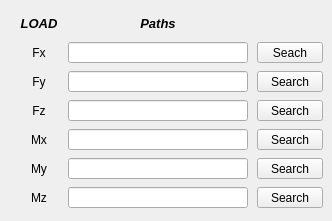
       <widget class="QWidget" name="tab_4">
        <attribute name="title">
         <string>Paths</string>
        </attribute>
        <widget class="QWidget" name="gridLayoutWidget_2">
         <property name="geometry">
          <rect>
           <x>14</x>
           <y>10</y>
           <width>309</width>
           <height>202</height>
          </rect>
         </property>
         <layout class="QGridLayout" name="gridLayout_2">
          <property name="leftMargin">
           <number>5</number>
          </property>
          <property name="topMargin">
           <number>3</number>
          </property>
          <property name="bottomMargin">
           <number>4</number>
          </property>
          <property name="horizontalSpacing">
           <number>9</number>
          </property>
          <property name="verticalSpacing">
           <number>8</number>
          </property>
          <item row="1" column="1">
           <widget class="QLineEdit" name="lineEdit_path_Fx">
            <property name="enabled">
             <bool>true</bool>
            </property>
            <property name="alignment">
             <set>Qt::AlignCenter</set>
            </property>
           </widget>
          </item>
          <item row="2" column="1">
           <widget class="QLineEdit" name="lineEdit_path_Fy">
            <property name="enabled">
             <bool>true</bool>
            </property>
            <property name="alignment">
             <set>Qt::AlignCenter</set>
            </property>
           </widget>
          </item>
          <item row="1" column="0">
           <widget class="QLabel" name="label_19">
            <property name="enabled">
             <bool>true</bool>
            </property>
            <property name="minimumSize">
             <size>
              <width>40</width>
              <height>0</height>
             </size>
            </property>
            <property name="maximumSize">
             <size>
              <width>40</width>
              <height>16777215</height>
             </size>
            </property>
            <property name="text">
             <string>Fx</string>
            </property>
            <property name="alignment">
             <set>Qt::AlignCenter</set>
            </property>
           </widget>
          </item>
          <item row="4" column="2">
           <widget class="QToolButton" name="toolButton_Mx">
            <property name="enabled">
             <bool>true</bool>
            </property>
            <property name="sizePolicy">
             <sizepolicy hsizetype="Expanding" vsizetype="Fixed">
              <horstretch>0</horstretch>
              <verstretch>0</verstretch>
             </sizepolicy>
            </property>
            <property name="text">
             <string>Search</string>
            </property>
            <property name="autoRaise">
             <bool>false</bool>
            </property>
            <property name="arrowType">
             <enum>Qt::NoArrow</enum>
            </property>
           </widget>
          </item>
          <item row="6" column="0">
           <widget class="QLabel" name="label_26">
            <property name="enabled">
             <bool>true</bool>
            </property>
            <property name="minimumSize">
             <size>
              <width>40</width>
              <height>0</height>
             </size>
            </property>
            <property name="maximumSize">
             <size>
              <width>40</width>
              <height>16777215</height>
             </size>
            </property>
            <property name="text">
             <string>Mz</string>
            </property>
            <property name="alignment">
             <set>Qt::AlignCenter</set>
            </property>
           </widget>
          </item>
          <item row="4" column="1">
           <widget class="QLineEdit" name="lineEdit_path_Mx">
            <property name="enabled">
             <bool>true</bool>
            </property>
            <property name="alignment">
             <set>Qt::AlignCenter</set>
            </property>
           </widget>
          </item>
          <item row="6" column="2">
           <widget class="QToolButton" name="toolButton_Mz">
            <property name="enabled">
             <bool>true</bool>
            </property>
            <property name="sizePolicy">
             <sizepolicy hsizetype="Expanding" vsizetype="Fixed">
              <horstretch>0</horstretch>
              <verstretch>0</verstretch>
             </sizepolicy>
            </property>
            <property name="text">
             <string>Search</string>
            </property>
            <property name="autoRaise">
             <bool>false</bool>
            </property>
            <property name="arrowType">
             <enum>Qt::NoArrow</enum>
            </property>
           </widget>
          </item>
          <item row="3" column="1">
           <widget class="QLineEdit" name="lineEdit_path_Fz">
            <property name="enabled">
             <bool>true</bool>
            </property>
            <property name="alignment">
             <set>Qt::AlignCenter</set>
            </property>
           </widget>
          </item>
          <item row="4" column="0">
           <widget class="QLabel" name="label_24">
            <property name="enabled">
             <bool>true</bool>
            </property>
            <property name="minimumSize">
             <size>
              <width>40</width>
              <height>0</height>
             </size>
            </property>
            <property name="maximumSize">
             <size>
              <width>40</width>
              <height>16777215</height>
             </size>
            </property>
            <property name="text">
             <string>Mx</string>
            </property>
            <property name="alignment">
             <set>Qt::AlignCenter</set>
            </property>
           </widget>
          </item>
          <item row="3" column="0">
           <widget class="QLabel" name="label_23">
            <property name="enabled">
             <bool>true</bool>
            </property>
            <property name="minimumSize">
             <size>
              <width>40</width>
              <height>0</height>
             </size>
            </property>
            <property name="maximumSize">
             <size>
              <width>40</width>
              <height>16777215</height>
             </size>
            </property>
            <property name="text">
             <string>Fz</string>
            </property>
            <property name="alignment">
             <set>Qt::AlignCenter</set>
            </property>
           </widget>
          </item>
          <item row="3" column="2">
           <widget class="QToolButton" name="toolButton_Fz">
            <property name="enabled">
             <bool>true</bool>
            </property>
            <property name="sizePolicy">
             <sizepolicy hsizetype="Expanding" vsizetype="Fixed">
              <horstretch>0</horstretch>
              <verstretch>0</verstretch>
             </sizepolicy>
            </property>
            <property name="text">
             <string>Search</string>
            </property>
            <property name="autoRaise">
             <bool>false</bool>
            </property>
            <property name="arrowType">
             <enum>Qt::NoArrow</enum>
            </property>
           </widget>
          </item>
          <item row="5" column="0">
           <widget class="QLabel" name="label_25">
            <property name="enabled">
             <bool>true</bool>
            </property>
            <property name="minimumSize">
             <size>
              <width>40</width>
              <height>0</height>
             </size>
            </property>
            <property name="maximumSize">
             <size>
              <width>40</width>
              <height>16777215</height>
             </size>
            </property>
            <property name="text">
             <string>My</string>
            </property>
            <property name="alignment">
             <set>Qt::AlignCenter</set>
            </property>
           </widget>
          </item>
          <item row="2" column="2">
           <widget class="QToolButton" name="toolButton_Fy">
            <property name="enabled">
             <bool>true</bool>
            </property>
            <property name="sizePolicy">
             <sizepolicy hsizetype="Expanding" vsizetype="Fixed">
              <horstretch>0</horstretch>
              <verstretch>0</verstretch>
             </sizepolicy>
            </property>
            <property name="text">
             <string>Search</string>
            </property>
            <property name="autoRaise">
             <bool>false</bool>
            </property>
            <property name="arrowType">
             <enum>Qt::NoArrow</enum>
            </property>
           </widget>
          </item>
          <item row="2" column="0">
           <widget class="QLabel" name="label_22">
            <property name="enabled">
             <bool>true</bool>
            </property>
            <property name="minimumSize">
             <size>
              <width>40</width>
              <height>0</height>
             </size>
            </property>
            <property name="maximumSize">
             <size>
              <width>40</width>
              <height>16777215</height>
             </size>
            </property>
            <property name="text">
             <string>Fy</string>
            </property>
            <property name="alignment">
             <set>Qt::AlignCenter</set>
            </property>
           </widget>
          </item>
          <item row="5" column="2">
           <widget class="QToolButton" name="toolButton_My">
            <property name="enabled">
             <bool>true</bool>
            </property>
            <property name="sizePolicy">
             <sizepolicy hsizetype="Expanding" vsizetype="Fixed">
              <horstretch>0</horstretch>
              <verstretch>0</verstretch>
             </sizepolicy>
            </property>
            <property name="text">
             <string>Search</string>
            </property>
            <property name="autoRaise">
             <bool>false</bool>
            </property>
            <property name="arrowType">
             <enum>Qt::NoArrow</enum>
            </property>
           </widget>
          </item>
          <item row="5" column="1">
           <widget class="QLineEdit" name="lineEdit_path_My">
            <property name="enabled">
             <bool>true</bool>
            </property>
            <property name="alignment">
             <set>Qt::AlignCenter</set>
            </property>
           </widget>
          </item>
          <item row="1" column="2">
           <widget class="QToolButton" name="toolButton_Fx">
            <property name="enabled">
             <bool>true</bool>
            </property>
            <property name="sizePolicy">
             <sizepolicy hsizetype="Expanding" vsizetype="Fixed">
              <horstretch>0</horstretch>
              <verstretch>0</verstretch>
             </sizepolicy>
            </property>
            <property name="text">
             <string>Seach</string>
            </property>
            <property name="autoRaise">
             <bool>false</bool>
            </property>
            <property name="arrowType">
             <enum>Qt::NoArrow</enum>
            </property>
           </widget>
          </item>
          <item row="6" column="1">
           <widget class="QLineEdit" name="lineEdit_path_Mz">
            <property name="enabled">
             <bool>true</bool>
            </property>
            <property name="alignment">
             <set>Qt::AlignCenter</set>
            </property>
           </widget>
          </item>
          <item row="0" column="1">
           <widget class="QLabel" name="label_28">
            <property name="minimumSize">
             <size>
              <width>180</width>
              <height>21</height>
             </size>
            </property>
            <property name="maximumSize">
             <size>
              <width>200</width>
              <height>21</height>
             </size>
            </property>
            <property name="font">
             <font>
              <family>Arial</family>
              <pointsize>10</pointsize>
              <weight>75</weight>
              <italic>true</italic>
              <bold>true</bold>
             </font>
            </property>
            <property name="frameShape">
             <enum>QFrame::NoFrame</enum>
            </property>
            <property name="frameShadow">
             <enum>QFrame::Plain</enum>
            </property>
            <property name="text">
             <string>Paths</string>
            </property>
            <property name="alignment">
             <set>Qt::AlignCenter</set>
            </property>
           </widget>
          </item>
          <item row="0" column="0">
           <widget class="QLabel" name="label_27">
            <property name="minimumSize">
             <size>
              <width>40</width>
              <height>21</height>
             </size>
            </property>
            <property name="maximumSize">
             <size>
              <width>40</width>
              <height>21</height>
             </size>
            </property>
            <property name="font">
             <font>
              <family>Arial</family>
              <pointsize>10</pointsize>
              <weight>75</weight>
              <italic>true</italic>
              <bold>true</bold>
             </font>
            </property>
            <property name="frameShape">
             <enum>QFrame::NoFrame</enum>
            </property>
            <property name="frameShadow">
             <enum>QFrame::Plain</enum>
            </property>
            <property name="text">
             <string>LOAD</string>
            </property>
            <property name="alignment">
             <set>Qt::AlignCenter</set>
            </property>
           </widget>
          </item>
         </layout>
        </widget>
       </widget>
